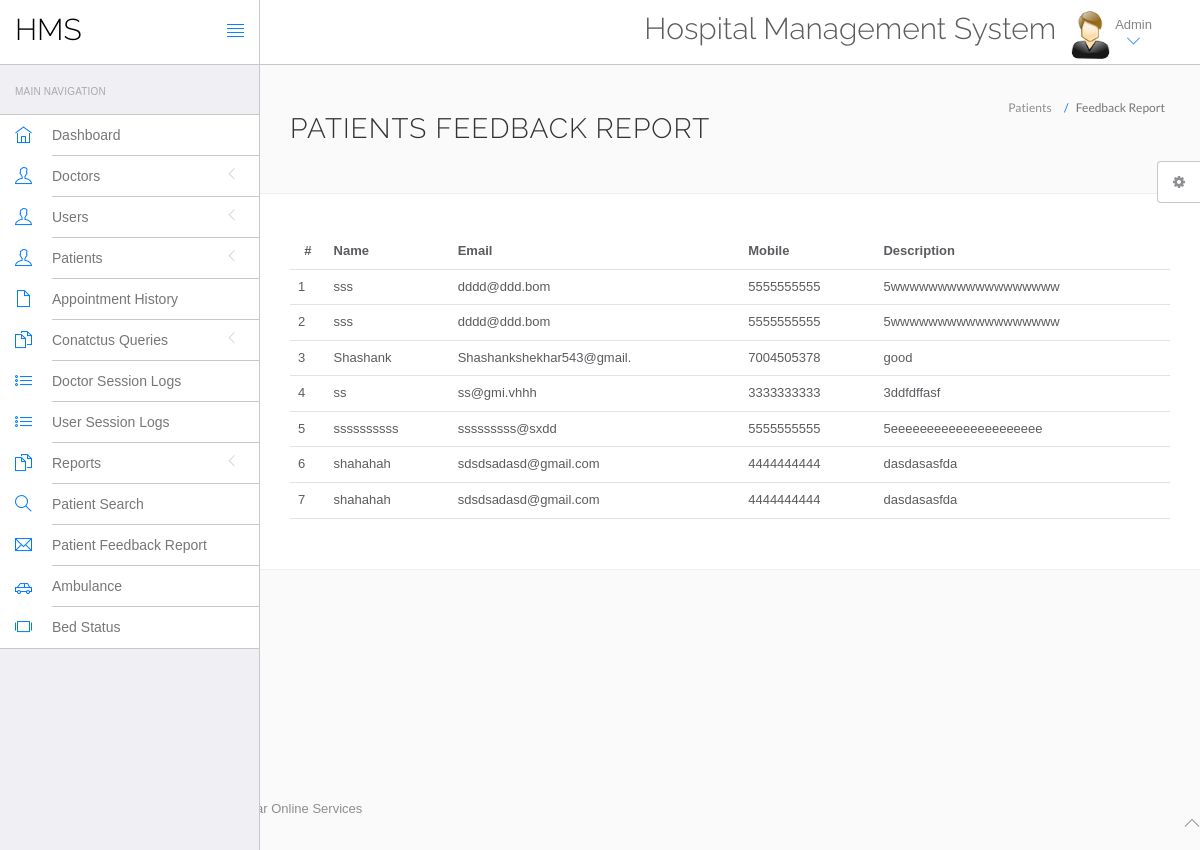
/hms/admin/patient-feedback.php (signed in), run on the app's committed database.
### tables this page shows
CREATE TABLE `feedback` (
  `id` int(225) NOT NULL,
  `name` varchar(25) NOT NULL,
  `email` varchar(25) NOT NULL,
  `mobile` varchar(10) NOT NULL,
  `description` varchar(225) NOT NULL
);

### hms/admin/patient-feedback.php (the view, shortened to what this page needs)
<!DOCTYPE html>
<html lang="en">
	<head>
		<link rel="stylesheet" href="vendor/bootstrap/css/bootstrap.min.css">
		<link rel="stylesheet" href="vendor/fontawesome/css/font-awesome.min.css">
		<link rel="stylesheet" href="vendor/themify-icons/themify-icons.min.css">
		<link href="vendor/animate.css/animate.min.css" rel="stylesheet" media="screen">
		<link href="vendor/perfect-scrollbar/perfect-scrollbar.min.css" rel="stylesheet" media="screen">
		<link href="vendor/switchery/switchery.min.css" rel="stylesheet" media="screen">
		<link href="vendor/bootstrap-touchspin/jquery.bootstrap-touchspin.min.css" rel="stylesheet" media="screen">
		<link href="vendor/select2/select2.min.css" rel="stylesheet" media="screen">
		<link href="vendor/bootstrap-datepicker/bootstrap-datepicker3.standalone.min.css" rel="stylesheet" media="screen">
		<link href="vendor/bootstrap-timepicker/bootstrap-timepicker.min.css" rel="stylesheet" media="screen">
		<link rel="stylesheet" href="assets/css/styles.css">
		<link rel="stylesheet" href="assets/css/plugins.css">
		<link rel="stylesheet" href="assets/css/themes/theme-1.css" id="skin_color" />
	</head>
	<body>
		<div id="app">
<?php include('include/sidebar.php');?>
			<div class="app-content">
					<?php include('include/header.php');?>
				<div class="main-content" >
					<div class="wrap-content container" id="container">
						<section id="page-title">
							<div class="row">
								<div class="col-sm-8">
									<h1 class="mainTitle">Patients Feedback Report</h1>
																	</div>
								<ol class="breadcrumb">
									<li>
										<span>Patients </span>
									</li>
									<li class="active">
										<span>Feedback Report</span>
									</li>
								</ol>
							</div>
						</section>
						<div class="container-fluid container-fullw bg-white">
									<div class="row">
								<div class="col-md-12">
								<?php
        $mysqli = new mysqli('localhost','root','','hms') or die(mysqli_error($mysqli));
        $result = $mysqli->query("SELECT * FROM feedback") or die($mysqli->error);
        ?>
									<table class="table table-hover" id="sample-table-1">
										<thead>
											<tr>
												<th class="center">#</th>
												<th class="hidden-xs">Name</th>
												<th>Email</th>
												<th>Mobile</th>
												<th>Description</th>
											</tr>
										</thead>
										<?php
        while($row = $result->fetch_assoc()):?>
          <tr>
          	<td><?php echo $row['id']; ?></td>
            <td><?php echo $row['name']; ?></td>
            <td><?php echo $row['email']; ?></td>
            <td><?php echo $row['mobile']; ?></td>
            <td><?php echo $row['description']; ?></td>
          </tr>
          <?php endwhile; ?>
									</table>
								</div>
							</div>
						</div>
					</div>
				</div>
			</div>
		</div></body>
	<?php include('include/footer.php');?>
	<?php include('include/setting.php');?>
	</body>
</html>

### hms/admin/assets/css/themes/theme-1.css (style rules this page uses)
body { background: #FAFAFA; }

### data on the page
feedback: id "1", name "sss", email "dddd@ddd.bom", mobile "5555555555", description "5wwwwwwwwwwwwwwwwww"
feedback: id "2", name "sss", email "dddd@ddd.bom", mobile "5555555555", description "5wwwwwwwwwwwwwwwwww"
feedback: id "3", name "Shashank", email "Shashankshekhar543@gmail.", mobile "7004505378", description "good"
feedback: id "4", name "ss", email "ss@gmi.vhhh", mobile "3333333333", description "3ddfdffasf"
feedback: id "5", name "ssssssssss", email "sssssssss@sxdd", mobile "5555555555", description "5eeeeeeeeeeeeeeeeeeeee"
feedback: id "6", name "shahahah", email "sdsdsadasd@gmail.com", mobile "4444444444", description "dasdasasfda"
feedback: id "7", name "shahahah", email "sdsdsadasd@gmail.com", mobile "4444444444", description "dasdasasfda"
